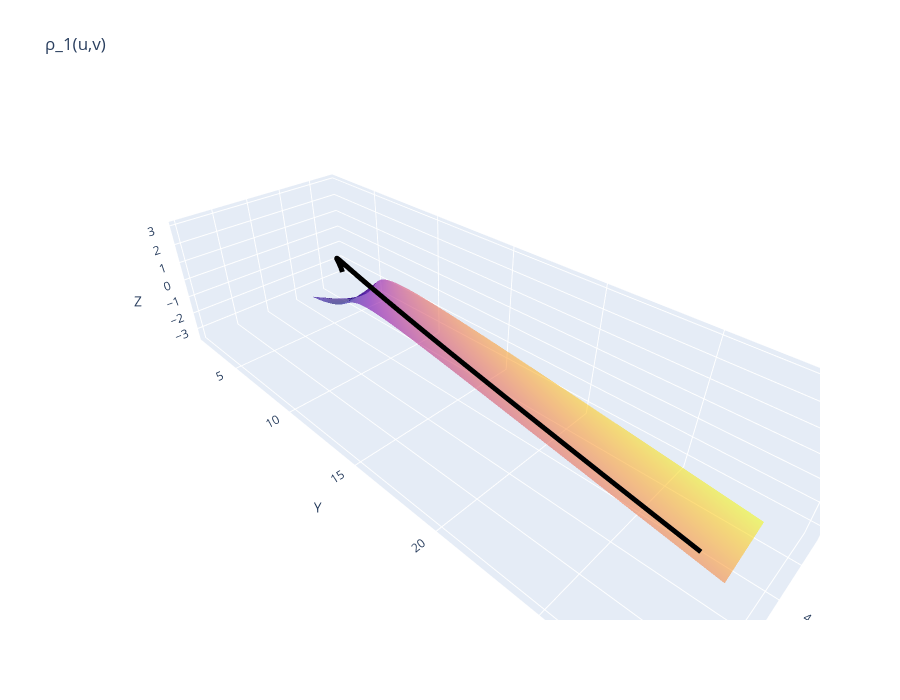
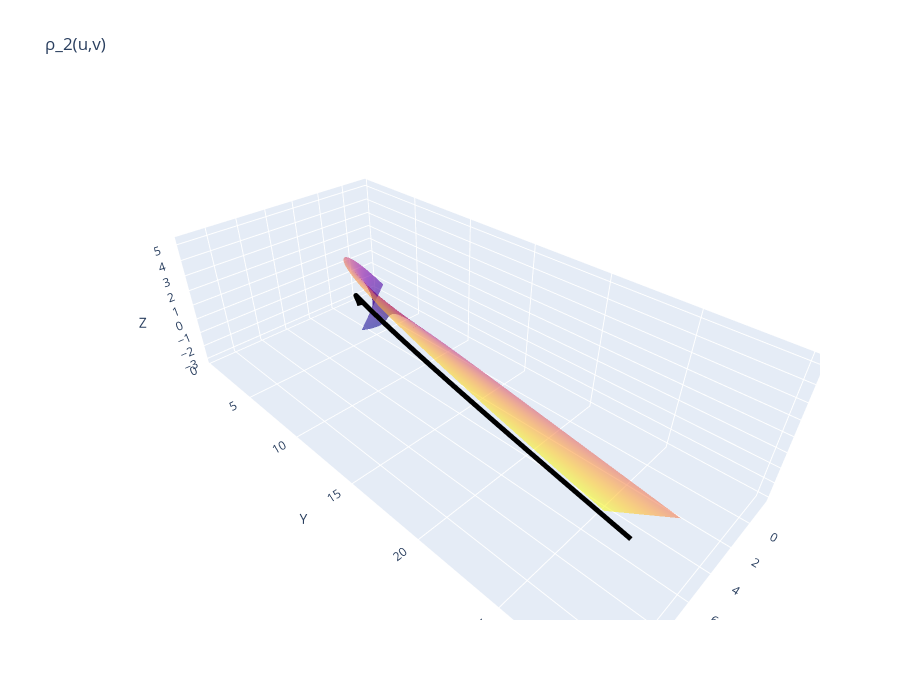
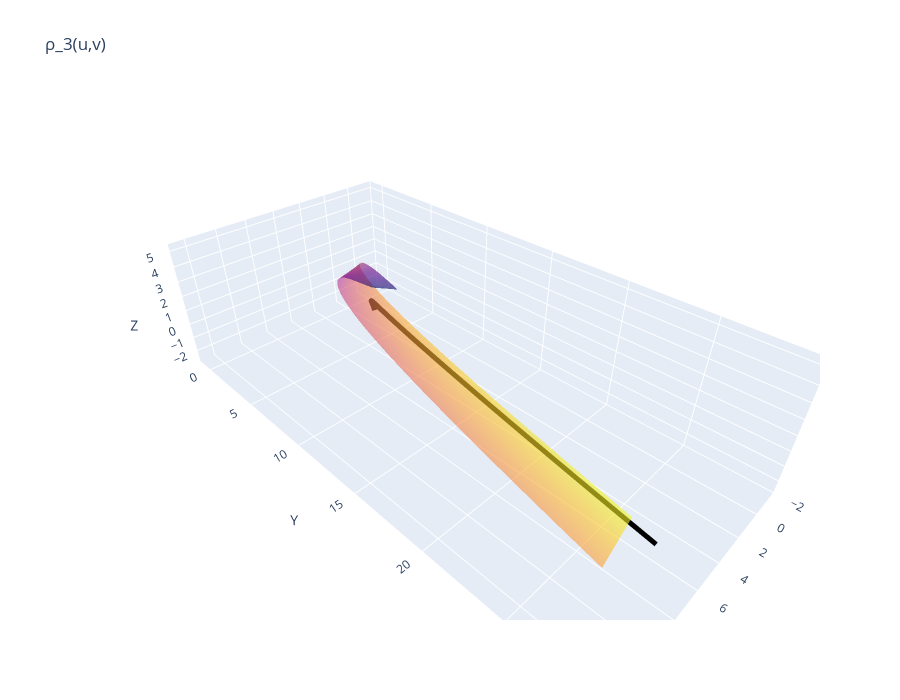
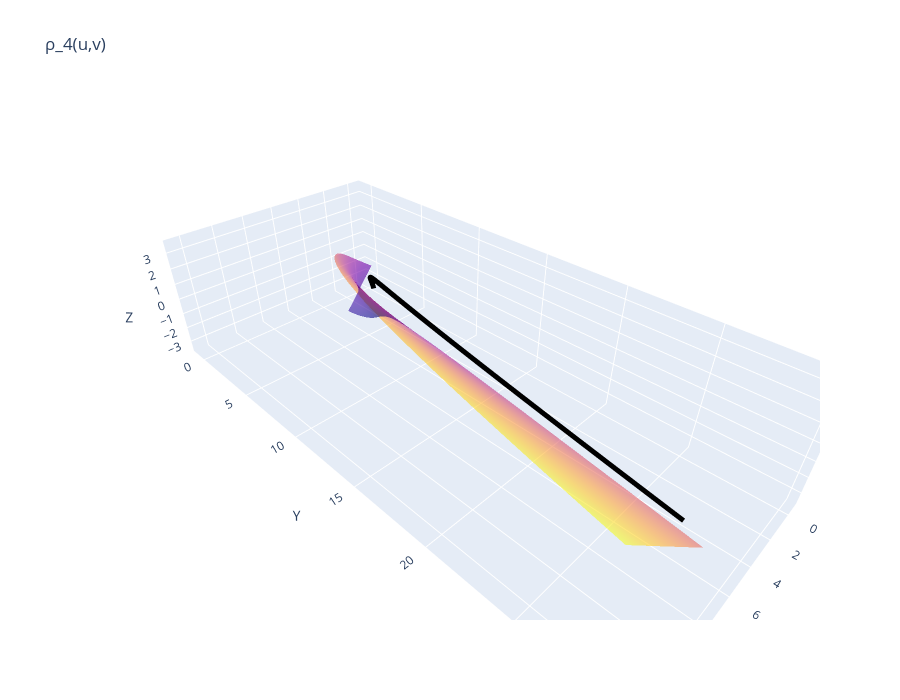

Write notebook code for charts like these, in order.
### Code cell
for i, S in enumerate(surfaces, start=1):
    fig = go.Figure()
    add_surface(fig, S, f'ρ_{i}(u,v)')
    add_curve(fig, curve_x, curve_y, curve_z)

    fig.update_layout(
        title=f'ρ_{i}(u,v)',
        scene=dict(
            xaxis_title='X',
            yaxis_title='Y',
            zaxis_title='Z',
            aspectmode='data'
        ),
        width=900,
        height=700
    )
    fig.show()

### Figure 1 — Plotly figure (JSON) as saved in the notebook; plotly's stock layout.template omitted (floating-point values rounded to 4 significant figures; data arrays with more than 128 entries replaced by an {"elided": "..."} marker saying what was removed)
{"data": [{"name": "ρ_1(u,v)", "opacity": 0.6, "showscale": false, "type": "surface", "x": {"elided": "180x80 float values"}, "y": {"elided": "180x80 float values"}, "z": {"elided": "180x80 float values"}}, {"line": {"color": "black", "width": 10}, "mode": "lines", "name": "r(u)", "type": "scatter3d", "x": {"elided": "400 float values"}, "y": {"elided": "400 float values"}, "z": {"elided": "400 float values"}}], "layout": {"height": 700, "scene": {"aspectmode": "data", "xaxis": {"title": {"text": "X"}}, "yaxis": {"title": {"text": "Y"}}, "zaxis": {"title": {"text": "Z"}}}, "title": {"text": "ρ_1(u,v)"}, "width": 900}}

### Figure 2 — Plotly figure (JSON) as saved in the notebook; plotly's stock layout.template omitted (floating-point values rounded to 4 significant figures; data arrays with more than 128 entries replaced by an {"elided": "..."} marker saying what was removed)
{"data": [{"name": "ρ_2(u,v)", "opacity": 0.6, "showscale": false, "type": "surface", "x": {"elided": "180x80 float values"}, "y": {"elided": "180x80 float values"}, "z": {"elided": "180x80 float values"}}, {"line": {"color": "black", "width": 10}, "mode": "lines", "name": "r(u)", "type": "scatter3d", "x": {"elided": "400 float values"}, "y": {"elided": "400 float values"}, "z": {"elided": "400 float values"}}], "layout": {"height": 700, "scene": {"aspectmode": "data", "xaxis": {"title": {"text": "X"}}, "yaxis": {"title": {"text": "Y"}}, "zaxis": {"title": {"text": "Z"}}}, "title": {"text": "ρ_2(u,v)"}, "width": 900}}

### Figure 3 — Plotly figure (JSON) as saved in the notebook; plotly's stock layout.template omitted (floating-point values rounded to 4 significant figures; data arrays with more than 128 entries replaced by an {"elided": "..."} marker saying what was removed)
{"data": [{"name": "ρ_3(u,v)", "opacity": 0.6, "showscale": false, "type": "surface", "x": {"elided": "180x80 float values"}, "y": {"elided": "180x80 float values"}, "z": {"elided": "180x80 float values"}}, {"line": {"color": "black", "width": 10}, "mode": "lines", "name": "r(u)", "type": "scatter3d", "x": {"elided": "400 float values"}, "y": {"elided": "400 float values"}, "z": {"elided": "400 float values"}}], "layout": {"height": 700, "scene": {"aspectmode": "data", "xaxis": {"title": {"text": "X"}}, "yaxis": {"title": {"text": "Y"}}, "zaxis": {"title": {"text": "Z"}}}, "title": {"text": "ρ_3(u,v)"}, "width": 900}}

### Figure 4 — Plotly figure (JSON) as saved in the notebook; plotly's stock layout.template omitted (floating-point values rounded to 4 significant figures; data arrays with more than 128 entries replaced by an {"elided": "..."} marker saying what was removed)
{"data": [{"name": "ρ_4(u,v)", "opacity": 0.6, "showscale": false, "type": "surface", "x": {"elided": "180x80 float values"}, "y": {"elided": "180x80 float values"}, "z": {"elided": "180x80 float values"}}, {"line": {"color": "black", "width": 10}, "mode": "lines", "name": "r(u)", "type": "scatter3d", "x": {"elided": "400 float values"}, "y": {"elided": "400 float values"}, "z": {"elided": "400 float values"}}], "layout": {"height": 700, "scene": {"aspectmode": "data", "xaxis": {"title": {"text": "X"}}, "yaxis": {"title": {"text": "Y"}}, "zaxis": {"title": {"text": "Z"}}}, "title": {"text": "ρ_4(u,v)"}, "width": 900}}
